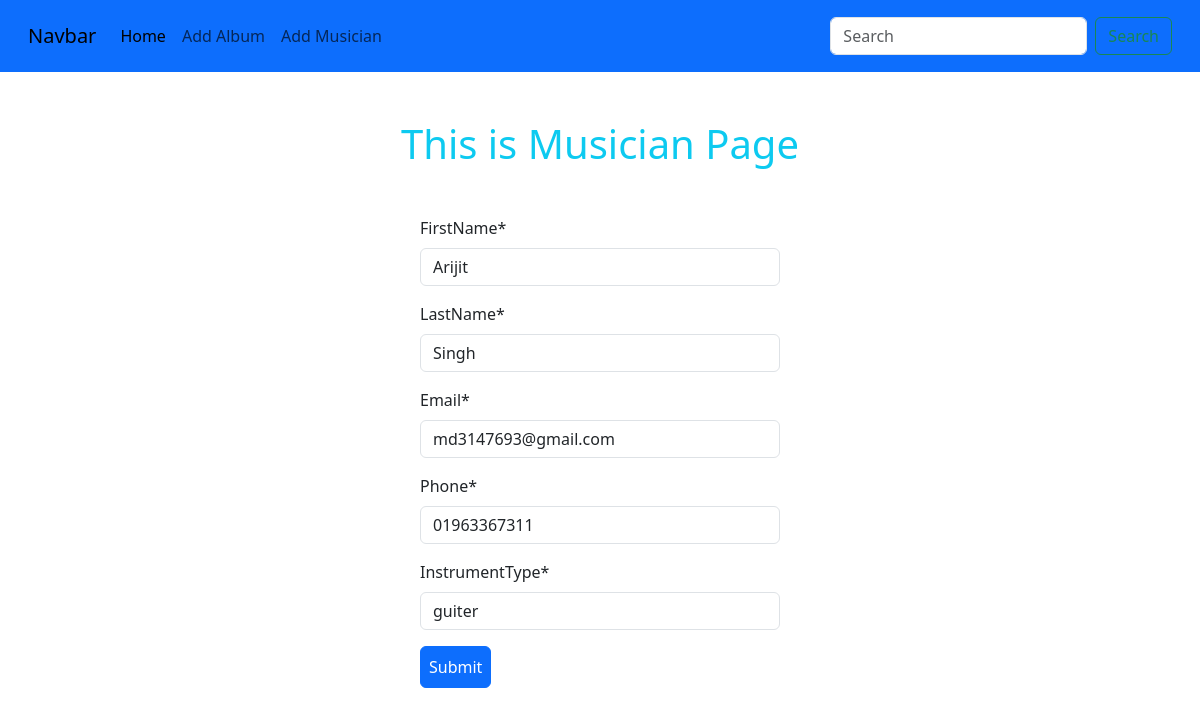
The page /musician/edit/1 on the database its author committed.
### musician/models.py (models this page shows, shortened)
class MusicianModel(models.Model):
    firstName = models.CharField(max_length=255)
    lastName = models.CharField(max_length=255)
    email = models.EmailField()
    phone = models.CharField(max_length=255)
    instrumentType = models.CharField(max_length=255)

### musician/views.py (the view)
# urls.py: path('edit/<int:id>',views.edit_musician,name = 'edit_musician'),
def edit_musician(request,id):
    musician = MusicianModel.objects.get(pk = id)
    musician_form = MusicianForm(instance=musician)
    if request.method == 'POST':
        musician_form = MusicianForm(request.Post, instance=musician)
        if musician_form.is_valid():
            musician_form.save()
            return redirect('homepage')
    return render(request,'musician.html',{'form' : musician_form})

### musician/forms.py
class MusicianForm(forms.ModelForm):
    class Meta:
        model = MusicianModel
        fields = '__all__'

### musician/templates/musician.html (shortened to what this page needs)
{%extends 'base.html'%}
{%block content%}
{%load crispy_forms_tags%}
<h1 class="text-center text-info m-3 mt-5 mb-5">This is Musician Page</h1>
<form style = "width: 30%; margin: auto" method="POST" enctype="multipart/form-data">
    {{form | crispy }}
    <button class="btn btn-primary p-2">Submit</button>
</form>
{%endblock%}

### rows shown on the page
MusicianModel: firstName "Arijit", lastName "Singh", email "md3147693@gmail.com", phone "01963367311", instrumentType "guiter"
